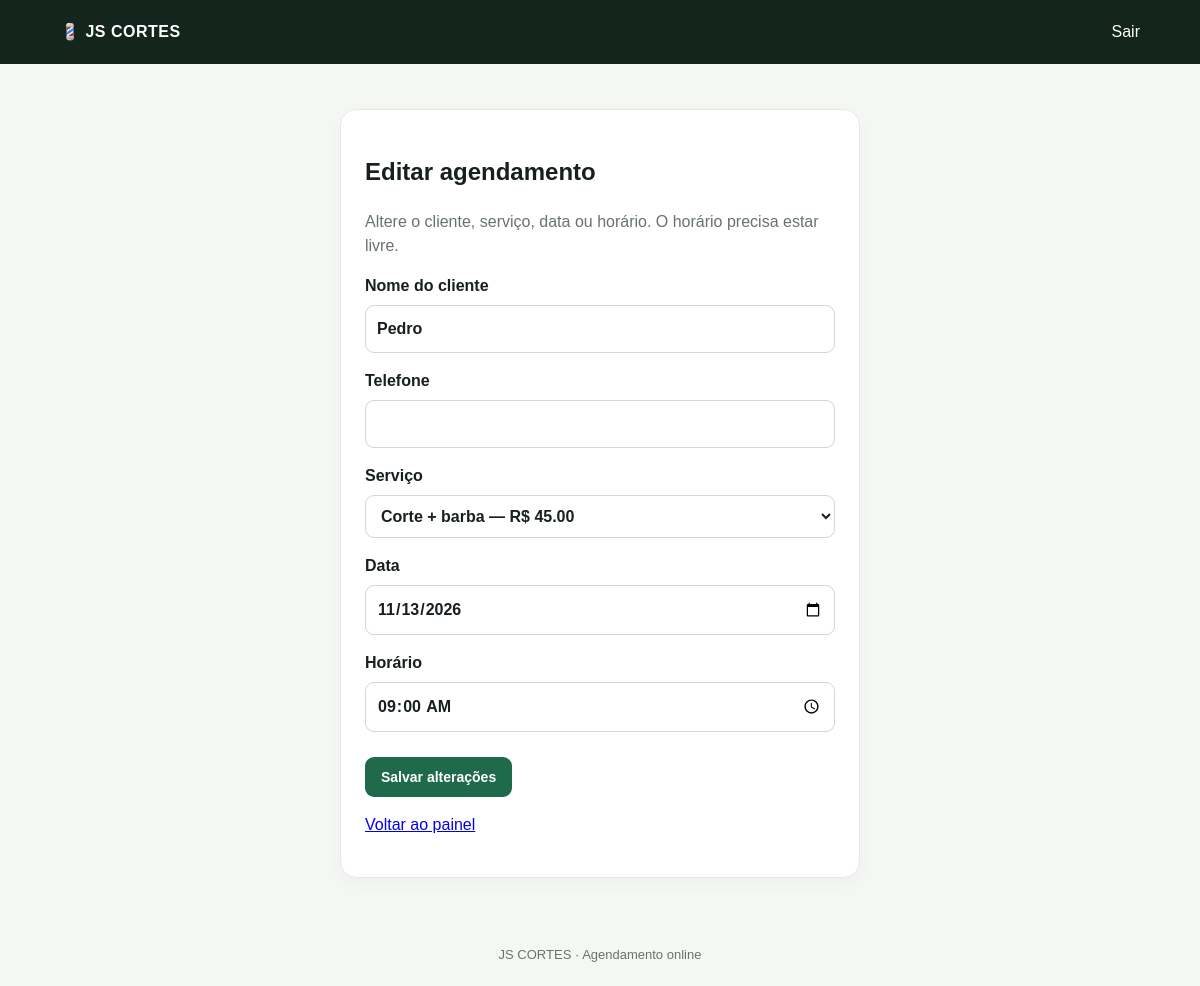
The page /admin/agendamento/1/editar (signed in) on the database its author committed.
### tables this page shows
CREATE TABLE appointments (
            id INTEGER PRIMARY KEY,
            customer_name TEXT NOT NULL,
            phone TEXT,
            service_id INTEGER NOT NULL,
            appointment_date TEXT NOT NULL,
            appointment_time TEXT NOT NULL,
            status TEXT NOT NULL DEFAULT 'Agendado',
            amount_paid REAL NOT NULL DEFAULT 0,
            payment_method TEXT,
            notes TEXT,
            created_at TEXT NOT NULL,
            FOREIGN KEY(service_id) REFERENCES services(id)
        );

CREATE TABLE services (
            id INTEGER PRIMARY KEY,
            name TEXT NOT NULL,
            price REAL NOT NULL DEFAULT 0,
            active INTEGER NOT NULL DEFAULT 1
        );

### app.py (the view, shortened to what this page needs)
@app.route("/admin/agendamento/<int:appointment_id>/editar", methods=["GET", "POST"])
@admin_required
def edit_appointment(appointment_id):
    with db() as con:
        appointment = con.execute("SELECT * FROM appointments WHERE id=?", (appointment_id,)).fetchone()
        if not appointment:
            flash("Agendamento não encontrado.")
            return redirect(url_for("dashboard"))
        services = con.execute("SELECT * FROM services ORDER BY name").fetchall()
    return render_template("edit.html", a=appointment, services=services, today=date.today().isoformat())

### app.py (called while the page is built)
def db():
    con = sqlite3.connect(DB)
    con.row_factory = sqlite3.Row
    con.execute("PRAGMA foreign_keys = ON")
    return con

def admin_required(fn):
    @wraps(fn)
    def wrapper(*args, **kwargs):
        if not session.get("admin_id"):
            return redirect(url_for("login"))
        return fn(*args, **kwargs)
    return wrapper

### templates/edit.html
{% extends "base.html" %}{% block title %}Editar agendamento · JS CORTES{% endblock %}{% block content %}
<section class="panel narrow"><h1>Editar agendamento</h1><p class="muted">Altere o cliente, serviço, data ou horário. O horário precisa estar livre.</p>
<form method="post">
<label>Nome do cliente<input name="customer_name" value="{{a.customer_name}}" required maxlength="100"></label>
<label>Telefone<input name="phone" value="{{a.phone or ''}}" maxlength="30"></label>
<label>Serviço<select name="service_id" required>{% for s in services %}<option value="{{s.id}}" {% if s.id==a.service_id %}selected{% endif %}>{{s.name}} — R$ {{'%.2f'|format(s.price)}}</option>{% endfor %}</select></label>
<label>Data<input type="date" name="appointment_date" value="{{a.appointment_date}}" min="{{today}}" required></label>
<label>Horário<input type="time" name="appointment_time" value="{{a.appointment_time}}" required></label>
<button>Salvar alterações</button></form><p><a href="/admin">Voltar ao painel</a></p></section>{% endblock %}

### static/style.css (style rules this page uses)
:root { --ink:#17201d;--muted:#68736e;--green:#1f6a4a;--line:#e4e9e5;--bg:#f5f7f5 }
* { box-sizing:border-box }
body { margin:0;background:var(--bg);color:var(--ink);font:16px/1.5 Arial,sans-serif }
.panel,.stat { background:white;border:1px solid var(--line);border-radius:16px;padding:24px;margin-bottom:20px;box-shadow:0 5px 18px #17201d08 }
.narrow { max-width:520px;margin:45px auto }
label { display:block;font-weight:650;margin:16px 0 }
input,select { display:block;width:100%;margin-top:7px;padding:11px;border:1px solid #cfd8d1;border-radius:9px;background:white;font:inherit;color:var(--ink) }
button,.button-link { border:0;background:var(--green);color:white;padding:12px 16px;border-radius:9px;font-weight:bold;font-size:14px;cursor:pointer;text-decoration:none;display:inline-block }
form>button { margin-top:9px }
.muted,small { color:var(--muted) }

### rows shown on the page
appointments: customer_name "Pedro", service_id "Corte + barba — R$ 45.00", appointment_date "11/13/2026", appointment_time "09:00"
